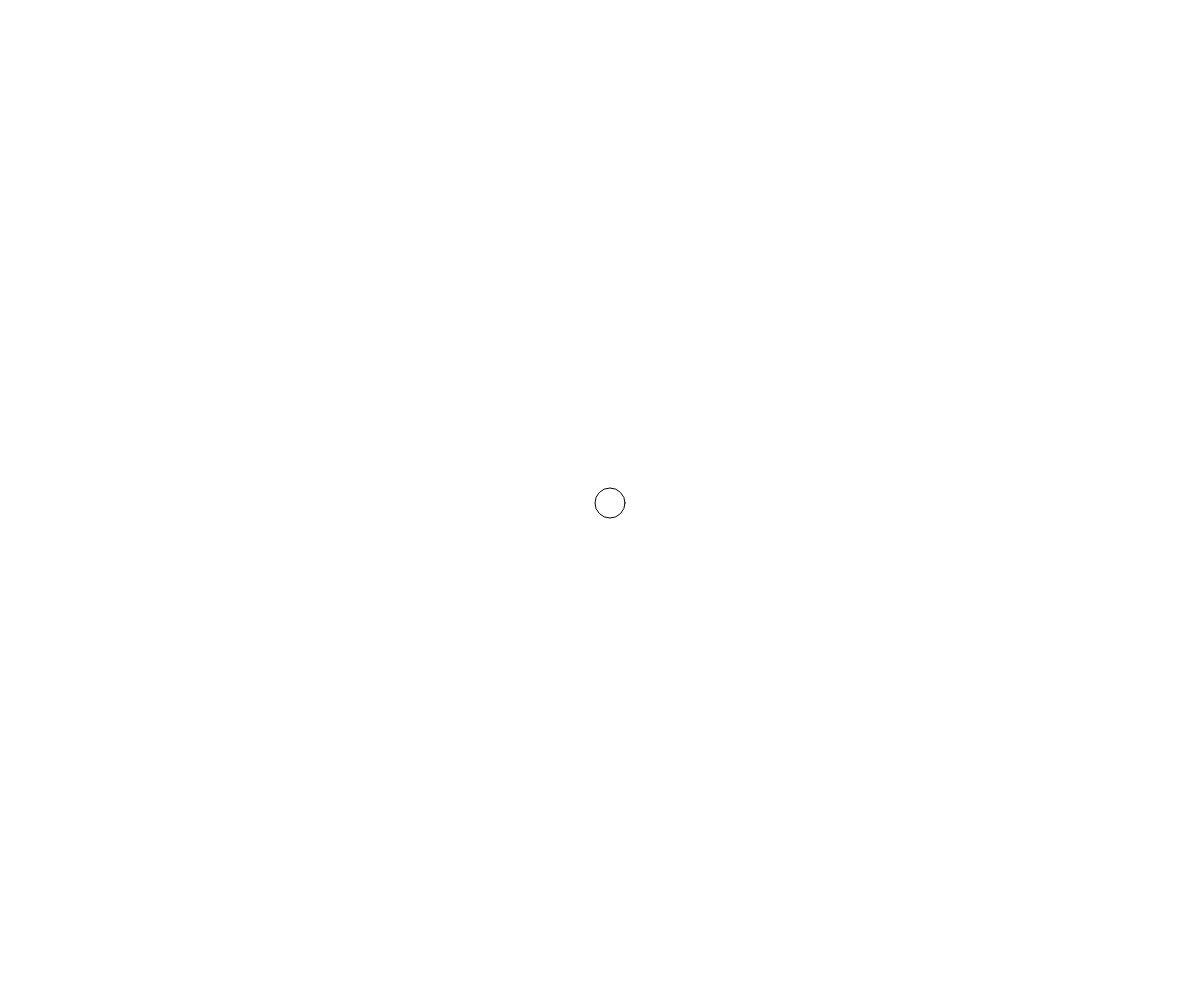
Frame 1 (no input)
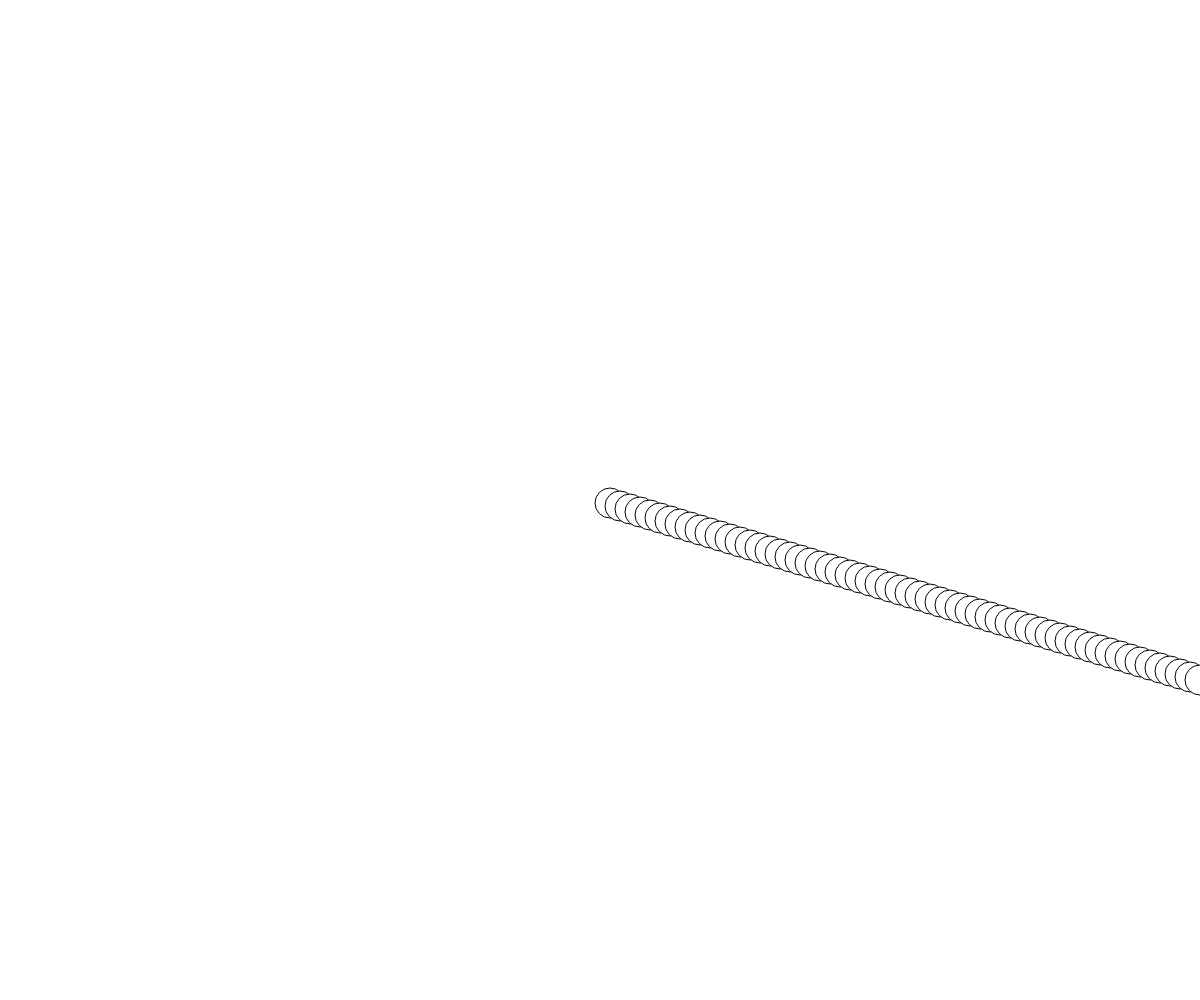
Frame 60 (no input)
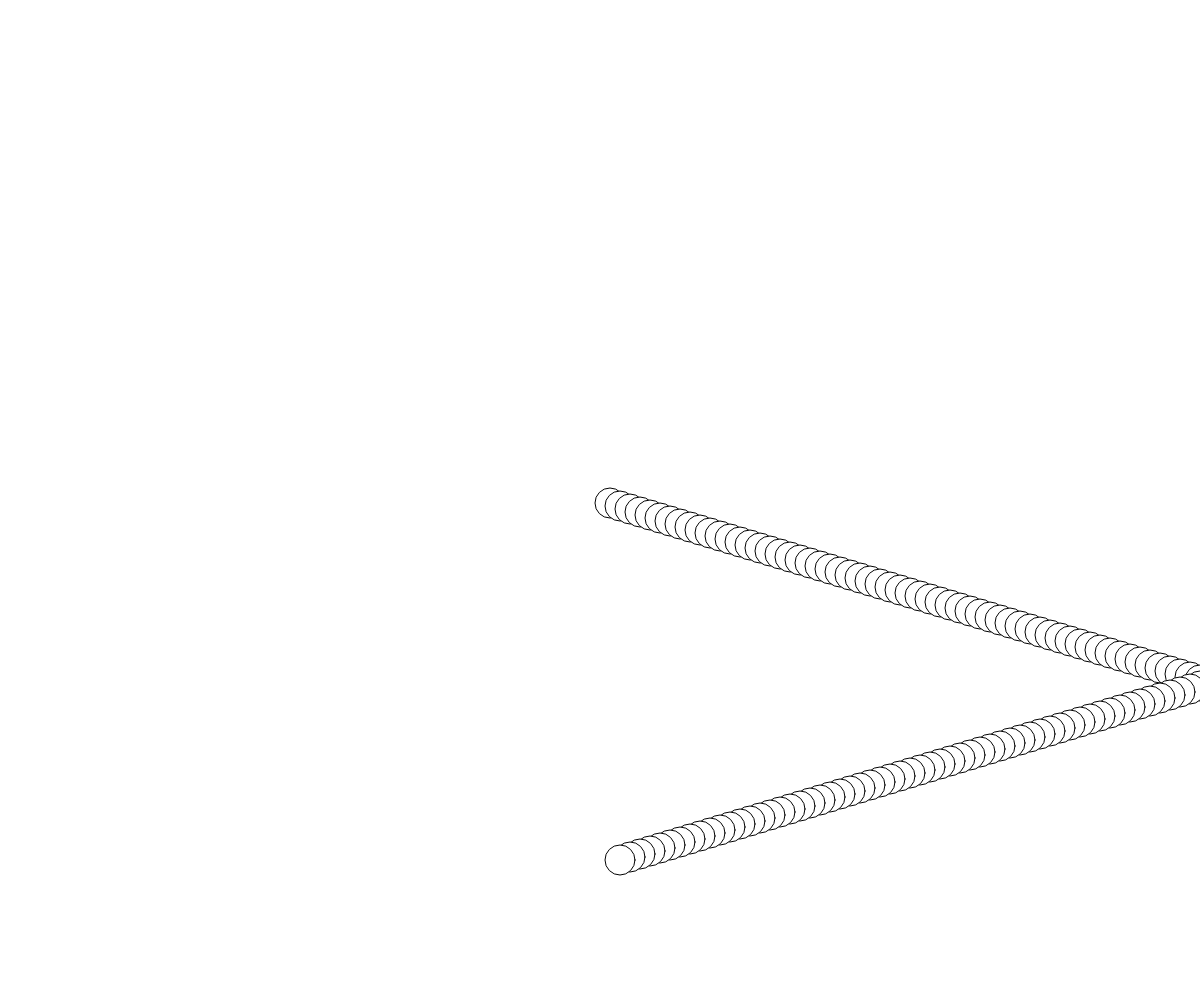
Frame 120 (the mouse pressed at the canvas centre since frame 60)

The p5.js sketch that drew these frames (run headless with seeded random() and noise() and a simulated clock; from frame 60 on, the mouse is pressed at the canvas centre):

// p5.js sketch
// ── sketch.js
let posizioneX, posizioneY



function setup() {
	createCanvas(windowWidth, windowHeight)

	posizioneX = width/2
	posizioneY = height/2

	velX = 10
	velY = 3


}
function windowResized(){
	resizeCanvas(windowWidth, windowHeight)


}


function draw() {
	//background(200);
	
	posizioneX += velX;
	posizioneY += velY;

	if (posizioneX > width || posizioneX < 0) {
		velX *= -1; // Reverse direction horizontally
	}

	if (posizioneY > height || posizioneY < 0) {
		velY *= -1; // Reverse direction vertically
	}

	circle(posizioneX, posizioneY, 30);
}
